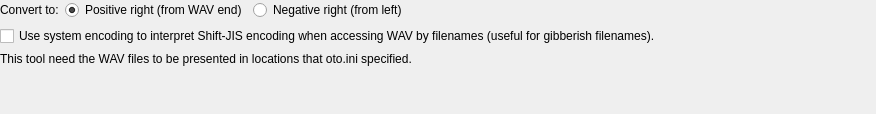
<?xml version="1.0" encoding="UTF-8"?>
<ui version="4.0">
 <class>ConvertPlusMinusRightOptionWidget</class>
 <widget class="QWidget" name="ConvertPlusMinusRightOptionWidget">
  <property name="geometry">
   <rect>
    <x>0</x>
    <y>0</y>
    <width>876</width>
    <height>114</height>
   </rect>
  </property>
  <property name="windowTitle">
   <string>Form</string>
  </property>
  <layout class="QVBoxLayout" name="verticalLayout">
   <property name="leftMargin">
    <number>0</number>
   </property>
   <property name="topMargin">
    <number>0</number>
   </property>
   <property name="rightMargin">
    <number>0</number>
   </property>
   <property name="bottomMargin">
    <number>0</number>
   </property>
   <item>
    <layout class="QHBoxLayout" name="horizontalLayout">
     <item>
      <widget class="QLabel" name="label">
       <property name="text">
        <string>Convert to:</string>
       </property>
      </widget>
     </item>
     <item>
      <widget class="QRadioButton" name="positiveRadioButton">
       <property name="text">
        <string>Positive right (from WAV end)</string>
       </property>
       <property name="checked">
        <bool>true</bool>
       </property>
       <attribute name="buttonGroup">
        <string notr="true">buttonGroup</string>
       </attribute>
      </widget>
     </item>
     <item>
      <widget class="QRadioButton" name="negativeRadioButton">
       <property name="text">
        <string>Negative right (from left)</string>
       </property>
       <attribute name="buttonGroup">
        <string notr="true">buttonGroup</string>
       </attribute>
      </widget>
     </item>
     <item>
      <spacer name="horizontalSpacer">
       <property name="orientation">
        <enum>Qt::Horizontal</enum>
       </property>
       <property name="sizeHint" stdset="0">
        <size>
         <width>40</width>
         <height>20</height>
        </size>
       </property>
      </spacer>
     </item>
    </layout>
   </item>
   <item>
    <widget class="QCheckBox" name="interpretBySystemEncodingCheckBox">
     <property name="text">
      <string>Use system encoding to interpret Shift-JIS encoding when accessing WAV by filenames (useful for gibberish filenames).</string>
     </property>
    </widget>
   </item>
   <item>
    <widget class="QLabel" name="label_2">
     <property name="text">
      <string>This tool need the WAV files to be presented in locations that oto.ini specified.</string>
     </property>
    </widget>
   </item>
   <item>
    <spacer name="verticalSpacer">
     <property name="orientation">
      <enum>Qt::Vertical</enum>
     </property>
     <property name="sizeHint" stdset="0">
      <size>
       <width>20</width>
       <height>40</height>
      </size>
     </property>
    </spacer>
   </item>
  </layout>
 </widget>
 <resources/>
 <connections/>
 <buttongroups>
  <buttongroup name="buttonGroup"/>
 </buttongroups>
</ui>
